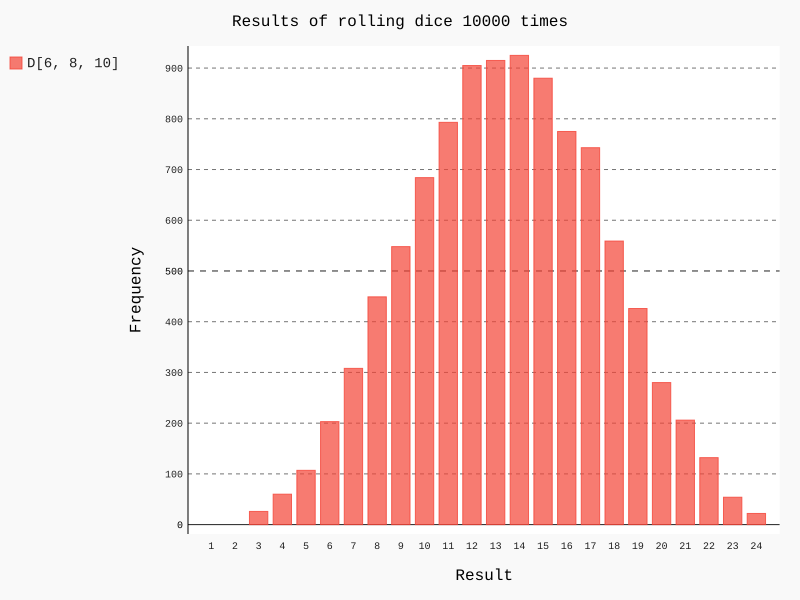

Python code for this plot:
import pygal

from dice import Dice

def menu():
    """
    Main menu
    """
    while True:
        dices_count = get_dices_count()

        if dices_count:
            dices_sides = get_dices_sides(dices_count)

            if len(dices_sides):
                dices = []
                for num in range(dices_count):
                    dices.append(Dice(dices_sides[num]))

                rolls = get_rolls()

                if rolls:
                    results = []
                    for _ in range(rolls):
                        roll_sum = sum([x.roll() for x in dices])

                        results.append(roll_sum)

                    frequencies = []
                    dice_side_list = [x.sides for x in dices]
                    max_sum = sum(dice_side_list) + 1

                    for num in range(1, max_sum):
                        frequency = results.count(num)
                        frequencies.append(frequency)

                    visualize(frequencies, rolls, dice_side_list)

        exit_v = input(
            "======================\n"\
            "Input 'q' to exit\n"\
            "# "
        )

        if exit_v == "q":
            break

def get_dices_count():
    """
    Asks from a user for an amount of dices

    :return dices: amount of dices
    """
    dices_count = 0

    try:
        dices_count = int(input(
            "======================\n"\
            "Input amount of dices\n"\
            "# "
        ))
    except:
        print(
            "======================\n"\
            "Bad input"
        )
    
    return dices_count

def get_dices_sides(dices_count):
    """
    Asks from a user for an amount of all dices sides

    :param dices_count: amount of dices
    :return dices_sides: list of dices sides
    """
    dices_sides = []

    try:
        for num in range(1, dices_count + 1):
            count = int(input(
                "======================\n"\
                "Input amount of sides in {} dice\n"\
                "# ".format(num)
            ))

            if count > 2:
                dices_sides.append(count)
            else:
                raise ValueError()
    except:
        dices_sides.clear()

        print(
            "======================\n"\
            "Bad input"
        )
    
    return dices_sides

def get_rolls():
    """
    Asks from a user for an amount of dice rolls and validates it

    :return rolls: amount of dice rolls
    """
    rolls = 0

    try:
        rolls = int(input(
            "======================\n"\
            "Input amount of rolls\n"\
            "# "
        ))
    except:
        print(
            "======================\n"\
            "Bad input"
        )
    
    return rolls

def visualize(frequencies, size, dice_side_list):
    """
    Visualizes frequencies in a histogram

    :param frequencies: list of input values
    :param size: amount of experiments
    :param dice_side_list: list of all dices sides
    """
    hist = pygal.Bar()

    hist.title = "Results of rolling dice {} times".format(size)
    hist.x_labels = [str(x) for x in range(1, sum(dice_side_list) + 1)]
    hist.x_title = "Result"
    hist.y_title = "Frequency"

    hist.add("D{}".format(dice_side_list), frequencies)
    hist.render_to_file("dice_visual.svg")

if __name__ == "__main__":
    menu()
